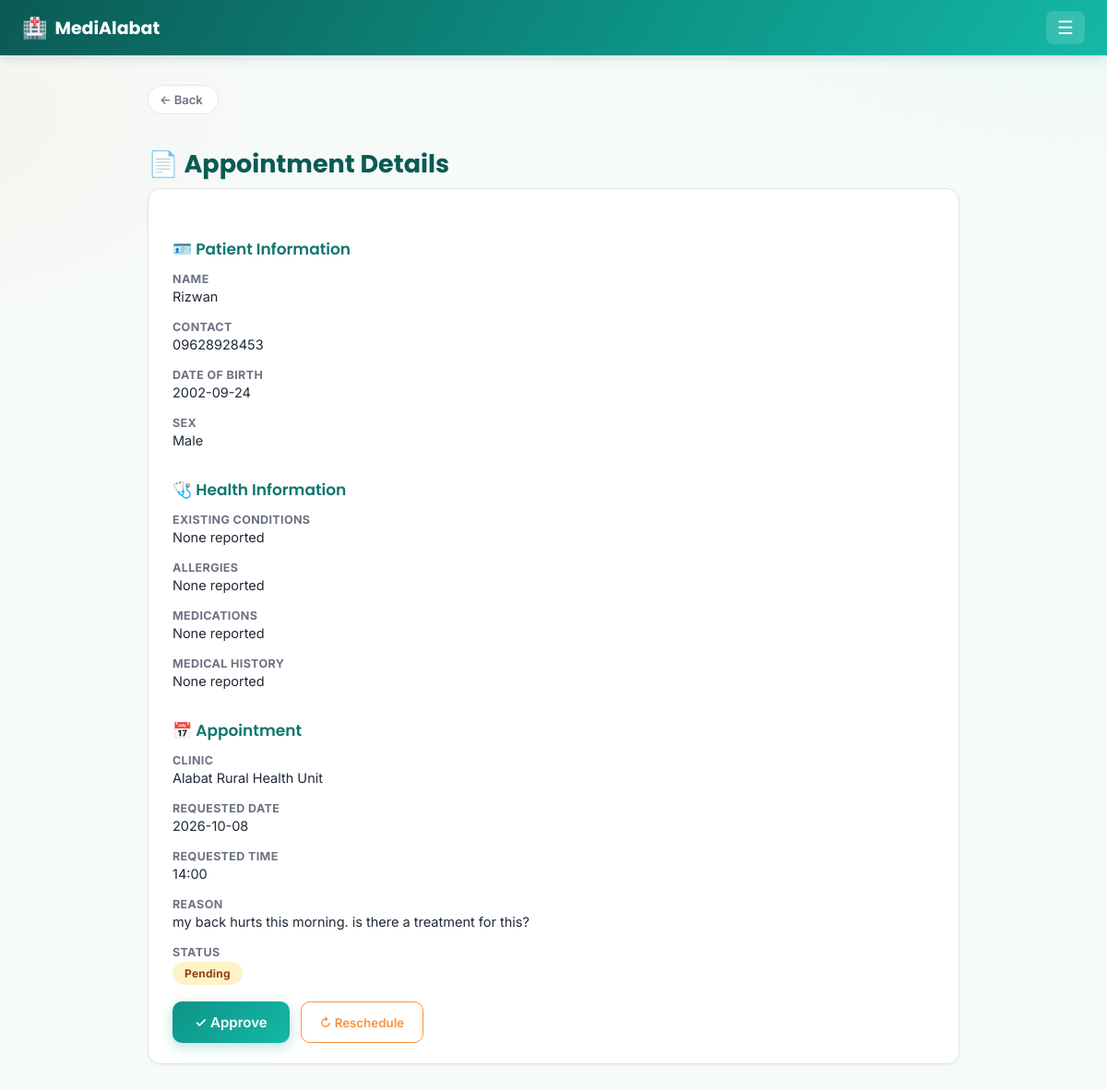
Screenshot of /staff/requests/3 (signed in) with the database file from the repository.
### tables this page shows
CREATE TABLE users (
    id INTEGER PRIMARY KEY AUTOINCREMENT,
    role TEXT NOT NULL CHECK(role IN ('patient', 'staff')),
    full_name TEXT NOT NULL,
    email TEXT UNIQUE NOT NULL,
    password_hash TEXT NOT NULL,
    contact_number TEXT,
    created_at TEXT DEFAULT CURRENT_TIMESTAMP
, first_name TEXT, middle_name TEXT, last_name TEXT);

CREATE TABLE patient_profiles (
    user_id INTEGER PRIMARY KEY REFERENCES users(id) ON DELETE CASCADE,
    date_of_birth TEXT,
    address TEXT,
    sex TEXT,
    emergency_contact TEXT,
    existing_conditions TEXT,
    allergies TEXT,
    medications TEXT,
    medical_history TEXT
, emergency_contact_name TEXT, emergency_contact_relation TEXT, emergency_contact_number TEXT);

CREATE TABLE clinics (
    id INTEGER PRIMARY KEY AUTOINCREMENT,
    name TEXT NOT NULL,
    address TEXT
);

CREATE TABLE appointments (
            id INTEGER PRIMARY KEY AUTOINCREMENT,
            patient_id INTEGER NOT NULL REFERENCES users(id) ON DELETE CASCADE,
            staff_id INTEGER NOT NULL REFERENCES users(id) ON DELETE CASCADE,
            clinic_id INTEGER NOT NULL REFERENCES clinics(id),
            appt_date TEXT NOT NULL,
            appt_time TEXT NOT NULL,
            reason TEXT,
            status TEXT NOT NULL DEFAULT 'Pending' CHECK(status IN ('Pending','Approved','Reschedule')),
            ai_note TEXT,
            created_at TEXT DEFAULT CURRENT_TIMESTAMP
        , decided_at TEXT);

### app.py (the view, shortened to what this page needs)
@app.route("/staff/requests/<int:appt_id>", methods=["GET", "POST"])
@login_required(role="staff")
def staff_request_detail(user, appt_id):
    conn = get_db()
    appt = conn.execute(
        "SELECT a.*, c.name AS clinic_name FROM appointments a "
        "JOIN clinics c ON c.id = a.clinic_id WHERE a.id=? AND a.staff_id=?",
        (appt_id, user["id"]),
    ).fetchone()
    if not appt:
        conn.close()
        abort(404)
    patient = conn.execute("SELECT * FROM users WHERE id=?", (appt["patient_id"],)).fetchone()
    profile = conn.execute("SELECT * FROM patient_profiles WHERE user_id=?", (appt["patient_id"],)).fetchone()
    conn.close()
    return render_template("staff/request_detail.html", appt=appt, patient=patient, profile=profile)

### app.py (called while the page is built)
def current_user():
    if "user_id" not in session:
        return None
    conn = get_db()
    user = conn.execute("SELECT * FROM users WHERE id = ?", (session["user_id"],)).fetchone()
    conn.close()
    return user

def current_lang():
    return session.get("lang", DEFAULT_LANG)

@app.context_processor
def inject_globals():
    lang = current_lang()
    def fdate(d):
        """'October 8, 2026' / 'Oktubre 8, 2026' — month name follows the active language."""
        return f"{_t('month.' + str(d.month), lang=lang)} {d.day}, {d.year}"
    def fdatetime(value):
        """Format a stored 'YYYY-MM-DD HH:MM' string; returns '' for empty/unparseable values."""
        try:
            dt = datetime.strptime(value, "%Y-%m-%d %H:%M")
        except (TypeError, ValueError):
            return ""
        hour12 = dt.hour % 12 or 12
        return f"{fdate(dt.date())} · {hour12}:{dt.minute:02d} {'AM' if dt.hour < 12 else 'PM'}"
    return {
        "current_user": current_user(),
        "current_lang": lang,
        "t": lambda key, **kwargs: _t(key, lang=lang, **kwargs),
        "fdate": fdate,
        "fdatetime": fdatetime,
    }

def login_required(role=None):
    def decorator(view):
        @functools.wraps(view)
        def wrapped(*args, **kwargs):
            user = current_user()
            if user is None:
                return redirect(url_for("login"))
            if role and user["role"] != role:
                abort(403)
            return view(user, *args, **kwargs)
        return wrapped
    return decorator

### db.py (called while the page is built)
def get_db():
    conn = sqlite3.connect(DB_PATH)
    conn.row_factory = sqlite3.Row
    conn.execute("PRAGMA foreign_keys = ON")
    return conn

### translations.py (called while the page is built)
def t(key, lang="en", **kwargs):
    entry = TRANSLATIONS.get(key)
    if not entry:
        return key
    text = entry.get(lang) or entry.get(DEFAULT_LANG) or key
    if kwargs:
        try:
            text = text.format(**kwargs)
        except (KeyError, IndexError):
            pass
    return text

### templates/staff/request_detail.html (shortened to what this page needs)
{% extends "base.html" %}
{% block content %}
<h1 class="fade-in">📄 {{ t('staff.details_title') }}</h1>
<div class="card fade-in">
    <h2>🪪 {{ t('staff.patient_info') }}</h2>
    <dl class="detail-list">
        <dt>{{ t('staff.name') }}</dt><dd>{{ patient.full_name }}</dd>
        <dt>{{ t('staff.contact') }}</dt><dd>{{ patient.contact_number }}</dd>
        <dt>{{ t('staff.dob') }}</dt><dd>{{ profile.date_of_birth }}</dd>
        <dt>{{ t('staff.sex') }}</dt><dd>{{ profile.sex }}</dd>
    </dl>
    <h2>🩺 {{ t('profile.health_info') }}</h2>
    <dl class="detail-list">
        <dt>{{ t('staff.conditions') }}</dt><dd>{{ profile.existing_conditions or t('profile.none_reported') }}</dd>
        <dt>{{ t('staff.allergies') }}</dt><dd>{{ profile.allergies or t('profile.none_reported') }}</dd>
        <dt>{{ t('staff.medications') }}</dt><dd>{{ profile.medications or t('profile.none_reported') }}</dd>
        <dt>{{ t('staff.history') }}</dt><dd>{{ profile.medical_history or t('profile.none_reported') }}</dd>
    </dl>
    <h2>📅 {{ t('staff.appointment') }}</h2>
    <dl class="detail-list">
        <dt>{{ t('wizard.clinic') }}</dt><dd>{{ appt.clinic_name }}</dd>
        <dt>{{ t('staff.requested_date') }}</dt><dd>{{ appt.appt_date }}</dd>
        <dt>{{ t('staff.requested_time') }}</dt><dd>{{ appt.appt_time }}</dd>
        <dt>{{ t('staff.reason') }}</dt><dd>{{ appt.reason }}</dd>
        <dt>{{ t('staff.status') }}</dt><dd><span class="status status-{{ appt.status|lower }}">{{ t('status.' ~ appt.status|lower) }}</span></dd>
    </dl>
    {% if appt.status == 'Pending' %}
    <form method="POST" class="button-row">
        <button type="submit" name="decision" value="approve" class="btn-primary">✓ {{ t('staff.approve') }}</button>
        <button type="submit" name="decision" value="reschedule" class="btn-warn">↻ {{ t('staff.reschedule') }}</button>
    </form>
    {% endif %}
</div>
{% endblock %}

### static/style.css (style rules this page uses)
:root { --primary: #0d9488; --primary-dark: #0f766e; --primary-darker: #0b5a54; --accent: #2dd4bf; --accent-warm: #fb923c; --bg: #f6faf9; --card-bg: #ffffff; --text: #1f2937; --muted: #6b7280; --danger: #dc2626; --border: #e2e8e7; --radius: 14px; --radius-lg: 20px; --shadow-sm: 0 1px 3px rgba(15, 23, 42, 0.06); --shadow-md: 0 8px 24px rgba(13, 148, 136, 0.10); --shadow-lg: 0 16px 40px rgba(13, 148, 136, 0.16); --heading: var(--primary-darker); --subheading: var(--primary-dark); --input-bg: #fbfdfd; --surface-faint: #edf2f1; --control-bg: #ffffff; --hero-gradient: linear-gradient(135deg, #0d9488 0%, #14b8a6 50%, #2dd4bf 100%); --nav-gradient: linear-gradient(120deg, #0b5a54, #0d9488 60%, #14b8a6); --btn-gradient: linear-gradient(135deg, #0d9488, #14b8a6); --btn-shadow: rgba(13, 148, 136, 0.28); --solid: #0d9488; --tint: #ecfdf9; --tint-strong: #d1fae5; --text-on-tint: #0b5a54; --ai-card-bg: linear-gradient(135deg, #ecfdf9, #fff7ed); --danger-tint: #fef2f2; --warn-tint: #fff7ed; --chip-pending-bg: #fef3c7; --chip-pending-fg: #92400e; --chip-approved-bg: #d1fae5; --chip-approved-fg: #065f46; --chip-resched-bg: #fed7aa; --chip-resched-fg: #9a3412; --flash-ok-bg: #d1fae5; --flash-ok-fg: #065f46; --flash-err-bg: #fee2e2; --flash-err-fg: #991b1b; --slot-open-fg: #065f46; --slot-blocked-bg: #fef2f2; --slot-blocked-border: #fecaca; --slot-blocked-fg: #991b1b; --slot-approved-bg: #ecfdf9; --am-bg: #fff7ed; --am-border: #fed7aa; --am-fg: #9a3412; --am-label: #b45309; --pm-bg: #eef2ff; --pm-border: #c7d2fe; --pm-fg: #3730a3; --pm-label: #4338ca; color-scheme: light; }
* { box-sizing: border-box; overflow-wrap: break-word; }
body { margin: 0; font-family: 'Inter', system-ui, -apple-system, sans-serif; transition: background-color 0.2s ease, color 0.2s ease; background: radial-gradient(900px 500px at 100% -10%, rgba(45, 212, 191, 0.10), transparent 60%), radial-gradient(700px 400px at -10% 10%, rgba(251, 146, 60, 0.07), transparent 60%), var(--bg); background-attachment: fixed; color: var(--text); -webkit-font-smoothing: antialiased; }
h1, h2, h3, .brand, .brand-lg { font-family: 'Poppins', 'Inter', system-ui, sans-serif; }
.fade-in { animation: fadeInUp 0.35s ease both; }
h1 { font-size: 27px; margin-bottom: 6px; font-weight: 700; color: var(--heading); }
h2 { font-size: 17px; margin-top: 30px; margin-bottom: 12px; color: var(--subheading); font-weight: 600; }
.card { background: var(--card-bg); border: 1px solid var(--border); border-radius: var(--radius); padding: 22px 26px; margin-bottom: 20px; box-shadow: var(--shadow-sm); transition: box-shadow 0.2s ease, transform 0.2s ease; }
button { font-family: inherit; cursor: pointer; }
.btn-primary { background: var(--btn-gradient); color: white; border: none; padding: 13px 24px; border-radius: 10px; font-size: 15px; font-weight: 600; display: inline-block; text-align: center; box-shadow: 0 4px 14px var(--btn-shadow); transition: transform 0.15s ease, box-shadow 0.15s ease; }
.btn-warn { background: var(--control-bg); color: var(--accent-warm); border: 1.5px solid var(--accent-warm); padding: 12px 20px; border-radius: 10px; font-weight: 600; transition: background 0.15s ease; }
.button-row { display: flex; gap: 12px; margin-top: 16px; flex-wrap: wrap; }
.detail-list { display: grid; grid-template-columns: 1fr; row-gap: 3px; margin: 0; }
.detail-list dt { color: var(--muted); font-size: 12.5px; font-weight: 700; text-transform: uppercase; letter-spacing: 0.03em; overflow-wrap: break-word; margin-top: 12px; }
.detail-list dt:first-of-type { margin-top: 0; }
.detail-list dd { margin: 0 0 2px; overflow-wrap: break-word; font-size: 14.5px; }
.status { display: inline-block; padding: 5px 13px; border-radius: 20px; font-size: 12px; font-weight: 700; letter-spacing: 0.02em; }
.status-pending { background: var(--chip-pending-bg); color: var(--chip-pending-fg); }

### rows the page displays
users: full_name "Rizwan", contact_number "09628928453"
patient_profiles: date_of_birth "2002-09-24", sex "Male"
clinics: clinic_name "Alabat Rural Health Unit"
appointments: appt_date "2026-10-08", appt_time "14:00", reason "my back hurts this morning. is there a treatment for this?", status "Pending"

### other values shown
{{ t('nav.back') }} "Back"
{{ t('staff.details_title') }} "Appointment Details"
{{ t('staff.patient_info') }} "Patient Information"
{{ t('staff.name') }} "NAME"
{{ t('staff.contact') }} "CONTACT"
{{ t('staff.dob') }} "DATE OF BIRTH"
{{ t('staff.sex') }} "SEX"
{{ t('profile.health_info') }} "Health Information"
{{ t('staff.conditions') }} "EXISTING CONDITIONS"
{{ profile.existing_conditions or t('profile.none_reported') }} "None reported"
{{ t('staff.allergies') }} "ALLERGIES"
{{ profile.allergies or t('profile.none_reported') }} "None reported"
{{ t('staff.medications') }} "MEDICATIONS"
{{ profile.medications or t('profile.none_reported') }} "None reported"
{{ t('staff.history') }} "MEDICAL HISTORY"
